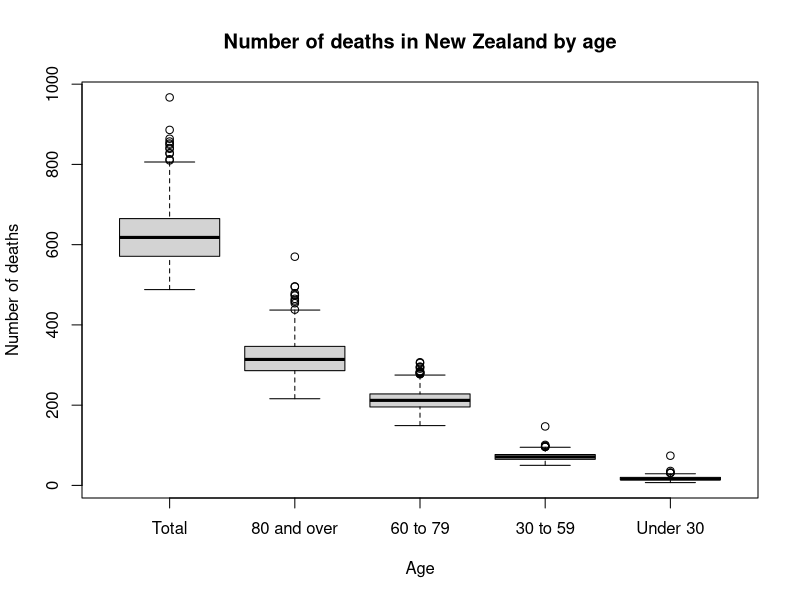
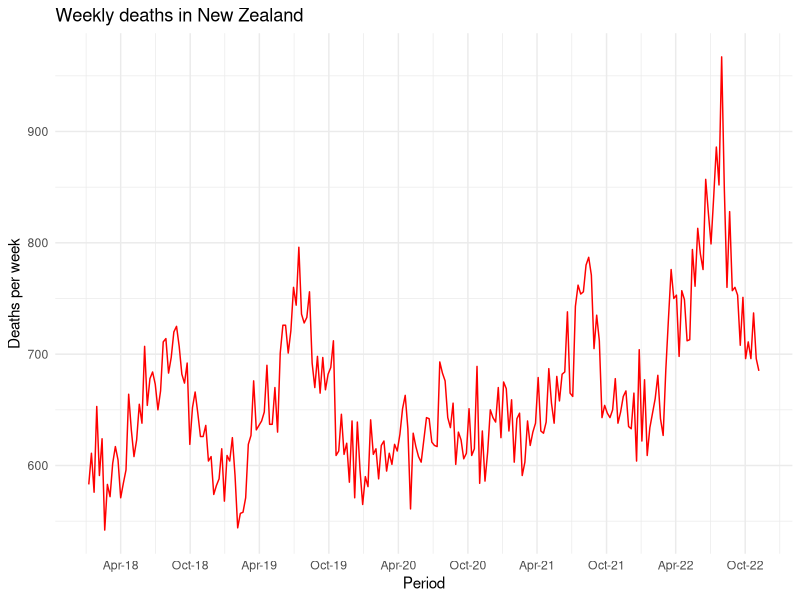
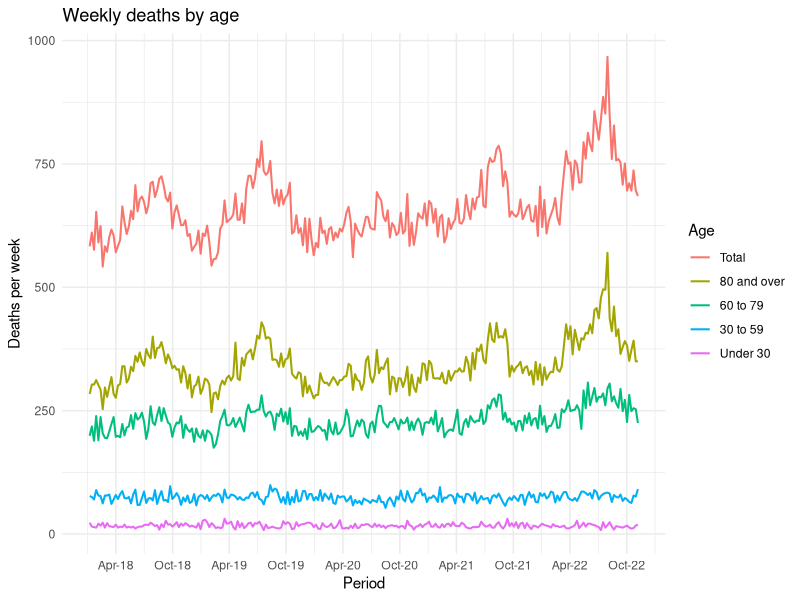
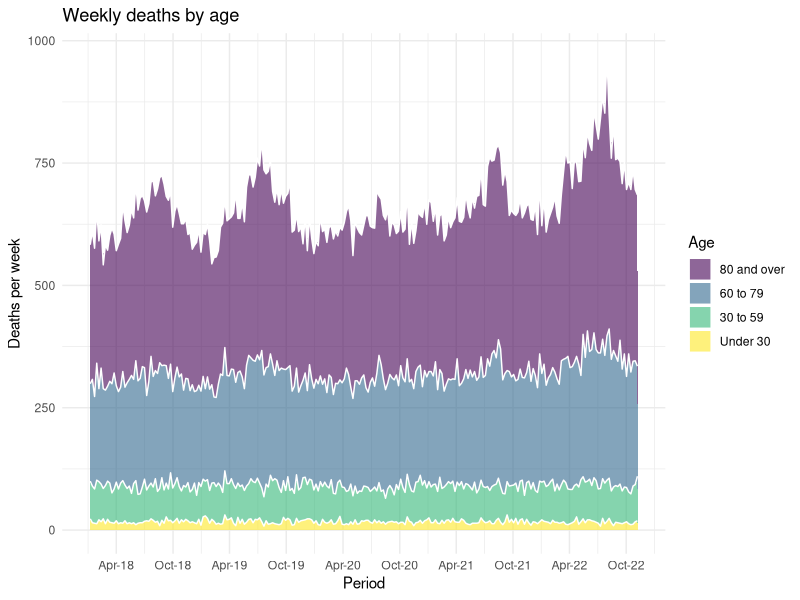

The R source for these figures, in order:
## ---- chunk 1
#install.packages("viridis")
#install.packages("tidyverse")
library(tidyverse)
library(ggplot2)
library(viridis)
## ---- chunk 2
#Extract the data from .csv file
deathData <- read.csv("death_age.csv")
#Print the first 6 observations of the data
head(deathData)
## ---- chunk 3
#show the structure of "deathData" object
str(deathData)
## ---- chunk 4
#change the variable types
deathData$Period <- as.Date(deathData$Period)
deathData$Label1 <- as.factor(deathData$Label1)
#check the order of levels 
levels(deathData$Label1)
## ---- chunk 5
#change the order of the levels
deathData$Label1 <- factor((deathData$Label1), 
                              levels = c("Total",
                                         "80 and over",
                                         "60 to 79",
                                         "30 to 59",
                                         "Under 30"))
## ---- chunk 6
#check the order of levels 
levels(deathData$Label1)
## ---- chunk 7
#plot a boxplot to check for the outliers
boxplot(deathData$Value ~ deathData$Label1,
        main = "Number of deaths in New Zealand by age",
        xlab = "Age",
        ylab = "Number of deaths")
## ---- chunk 8
#check for missing data
  sum(is.na(deathData$Value))
## ---- chunk 9
deathByAge <- deathData %>%
    #select columns...
    select(Period,Label1,Value) %>%
    #filter rows...
    filter(Period > "2018-01-01") %>%
    #rename variable "Label1" to
    rename(Age = Label1) %>%
    group_by(Age)
str(deathByAge)
## ---- chunk 10
#graph "Total number of weekly deaths in NZ"
deathByAge %>%
      filter(Age == "Total") %>%
      ggplot(aes(x=Period,
                 y=Value))+
      geom_line(colour='red')+
      #show the labels 6 monthly
      scale_x_date(date_breaks = "6 months",
                   date_labels = "%b-%y")+
      #labels
      labs(x = "Period",
           y = "Deaths per week",
           title = "Weekly deaths in New Zealand")+
      theme_minimal()
## ---- chunk 11
#graph "weekly deaths by age"
deathByAge %>%
      ggplot(aes(x=Period,
                 y=Value,
                 colour=Age))+
      geom_line(linewidth=0.7)+
      scale_x_date(date_breaks = "6 months",
                   date_labels = "%b-%y")+
      labs(x = "Period",
           y = "Deaths per week",
           title = "Weekly deaths by age")+
      theme_minimal()
## ---- chunk 12
#area chart "weekly deaths by age"
deathByAge %>%
      filter(Age != "Total") %>%
      ggplot(aes(x=Period,
                 y=Value,
                 fill=Age))+
      geom_area(alpha=0.6 , linewidth=0.5, color="white")+
      scale_fill_viridis(discrete = T)+
      scale_x_date(date_breaks = "6 months",
                   date_labels = "%b-%y")+
      labs(x = "Period",
           y = "Deaths per week",
           title = "Weekly deaths by age")+
      theme_minimal()
